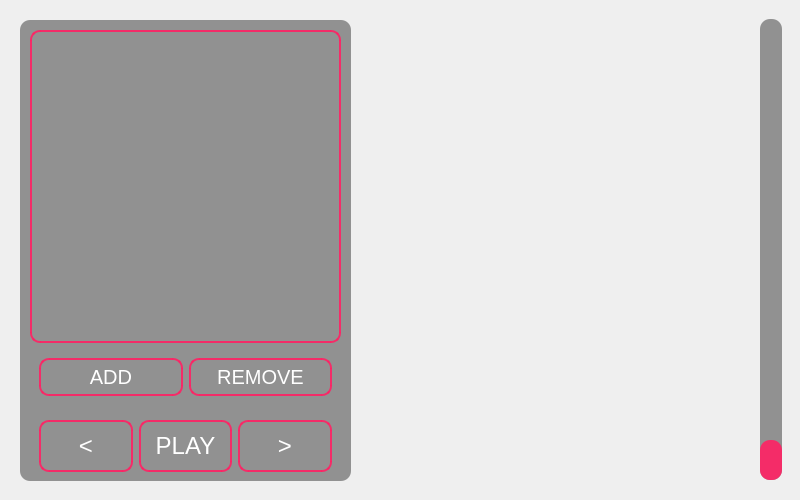
<?xml version="1.0" encoding="UTF-8"?>
<ui version="4.0">
 <class>Form</class>
 <widget class="QWidget" name="Form">
  <property name="geometry">
   <rect>
    <x>0</x>
    <y>0</y>
    <width>800</width>
    <height>500</height>
   </rect>
  </property>
  <property name="windowTitle">
   <string>Form</string>
  </property>
  <widget class="QWidget" name="widget" native="true">
   <property name="geometry">
    <rect>
     <x>10</x>
     <y>10</y>
     <width>781</width>
     <height>481</height>
    </rect>
   </property>
   <widget class="QLabel" name="background">
    <property name="geometry">
     <rect>
      <x>0</x>
      <y>0</y>
      <width>781</width>
      <height>481</height>
     </rect>
    </property>
    <property name="styleSheet">
     <string notr="true">border-image: url(:/images/bg.jpg);
border-radius: 20px;</string>
    </property>
    <property name="text">
     <string/>
    </property>
   </widget>
   <widget class="QLabel" name="blackout">
    <property name="geometry">
     <rect>
      <x>10</x>
      <y>10</y>
      <width>331</width>
      <height>461</height>
     </rect>
    </property>
    <property name="styleSheet">
     <string notr="true">background-color: rgba(0,0,0,100);
border-radius: 10px;</string>
    </property>
    <property name="text">
     <string/>
    </property>
   </widget>
   <widget class="QSlider" name="volume_slider">
    <property name="geometry">
     <rect>
      <x>750</x>
      <y>9</y>
      <width>22</width>
      <height>461</height>
     </rect>
    </property>
    <property name="styleSheet">
     <string notr="true">QSlider::groove:vertical {
background-color: rgba(0,0,0,100);
border-radius: 10px;
}

QSlider::handle:vertical {
width: 10px;
height: 30px;
padding: 5px;
background-color: rgba(255, 33, 100, 230);
border-radius: 10px;
}</string>
    </property>
    <property name="orientation">
     <enum>Qt::Vertical</enum>
    </property>
   </widget>
   <widget class="QWidget" name="">
    <property name="geometry">
     <rect>
      <x>20</x>
      <y>20</y>
      <width>311</width>
      <height>451</height>
     </rect>
    </property>
    <layout class="QVBoxLayout" name="verticalLayout">
     <item>
      <widget class="QListView" name="listView">
       <property name="styleSheet">
        <string notr="true">background-color: rgba(0,0,0,0);
border: 2px solid rgba(255, 33, 100, 230);
border-radius: 10px;</string>
       </property>
      </widget>
     </item>
     <item>
      <widget class="QFrame" name="frame">
       <property name="styleSheet">
        <string notr="true">QPushButton {
background-color: rgba(0,0,0,0);
border: 2px solid rgba(255, 33, 100, 230);
border-radius: 10px;
padding: 5px;
font-size: 15pt;
color: rgba(255, 255, 255, 255);
}

QPushButton:hover {
background-color: rgba(255, 33, 100, 100);
}</string>
       </property>
       <layout class="QHBoxLayout" name="horizontalLayout_2">
        <item>
         <widget class="QPushButton" name="add_sound_btn">
          <property name="cursor">
           <cursorShape>PointingHandCursor</cursorShape>
          </property>
          <property name="text">
           <string>ADD</string>
          </property>
         </widget>
        </item>
        <item>
         <widget class="QPushButton" name="remove_sound_btn">
          <property name="cursor">
           <cursorShape>PointingHandCursor</cursorShape>
          </property>
          <property name="text">
           <string>REMOVE</string>
          </property>
         </widget>
        </item>
       </layout>
      </widget>
     </item>
     <item>
      <widget class="QFrame" name="">
       <property name="styleSheet">
        <string notr="true">QPushButton {
background-color: rgba(0,0,0,0);
border: 2px solid rgba(255, 33, 100, 230);
border-radius: 10px;
padding: 10px;
font-size: 18pt;
color: rgba(255, 255, 255, 255);
}

QPushButton:hover {
background-color: rgba(255, 33, 100, 100);
}</string>
       </property>
       <layout class="QHBoxLayout" name="horizontalLayout">
        <item>
         <widget class="QPushButton" name="prev_sound_btn">
          <property name="cursor">
           <cursorShape>PointingHandCursor</cursorShape>
          </property>
          <property name="text">
           <string>&lt;</string>
          </property>
         </widget>
        </item>
        <item>
         <widget class="QPushButton" name="play_sound_btn">
          <property name="cursor">
           <cursorShape>PointingHandCursor</cursorShape>
          </property>
          <property name="text">
           <string>PLAY</string>
          </property>
         </widget>
        </item>
        <item>
         <widget class="QPushButton" name="next_sound_btn">
          <property name="cursor">
           <cursorShape>PointingHandCursor</cursorShape>
          </property>
          <property name="text">
           <string>&gt;</string>
          </property>
         </widget>
        </item>
       </layout>
      </widget>
     </item>
    </layout>
   </widget>
  </widget>
 </widget>
 <resources>
  <include location="res.qrc"/>
 </resources>
 <connections/>
</ui>
